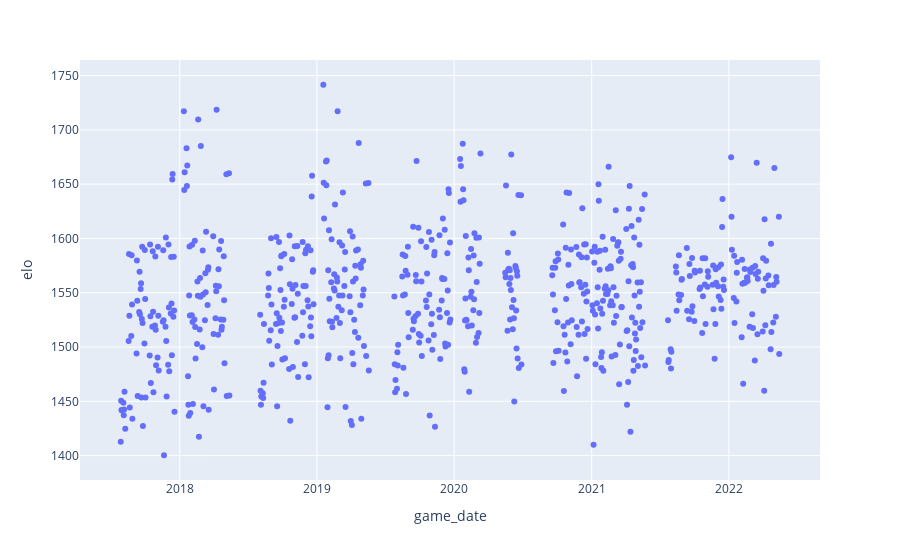

Notebook cell for this chart:
### Code cell
px.scatter(df.groupby("game_date").aggregate({"elo": "mean", "opposition_elo": "mean"}).reset_index(), x="game_date", y="elo")

### Figure 1 — Plotly figure (JSON) as saved in the notebook; plotly's stock layout.template omitted (floating-point values rounded to 4 significant figures; data arrays with more than 128 entries replaced by an {"elided": "..."} marker saying what was removed)
{"data": [{"hovertemplate": "game_date=%{x}<br>elo=%{y}<extra></extra>", "legendgroup": "", "marker": {"color": "#636efa", "symbol": "circle"}, "mode": "markers", "name": "", "orientation": "v", "showlegend": false, "type": "scatter", "x": {"elided": "664 str values"}, "xaxis": "x", "y": {"elided": "664 float values"}, "yaxis": "y"}], "layout": {"legend": {"tracegroupgap": 0}, "margin": {"t": 60}, "xaxis": {"anchor": "y", "domain": [0, 1], "title": {"text": "game_date"}}, "yaxis": {"anchor": "x", "domain": [0, 1], "title": {"text": "elo"}}}}
